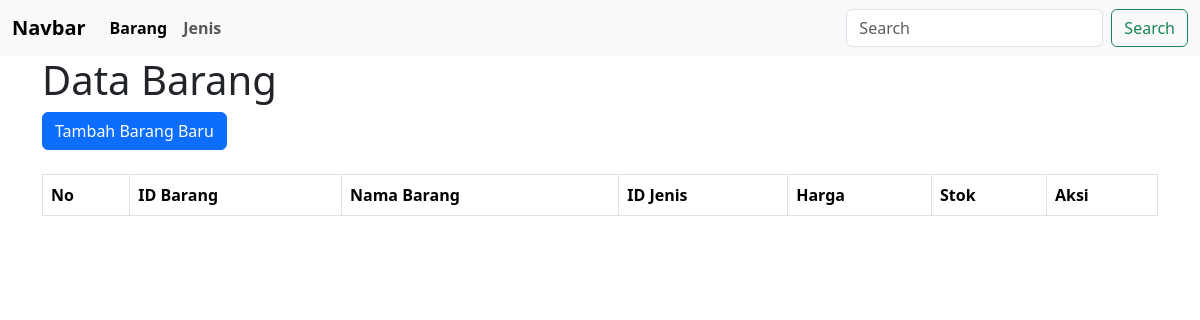
/view/barang/index.php, run on an earlier commit of the app's database.
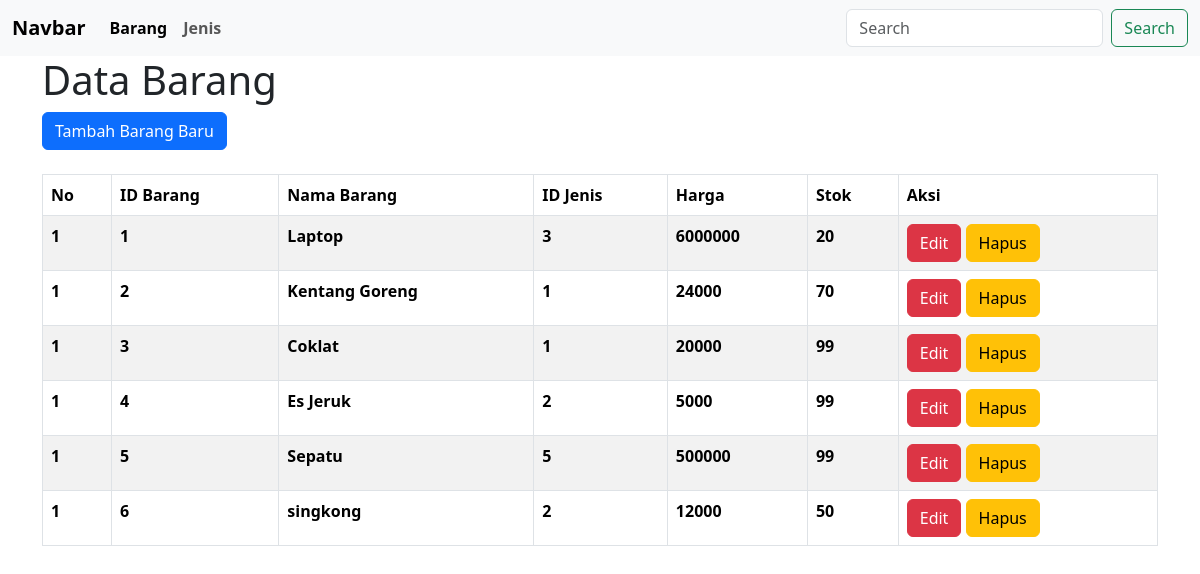
And on a later commit of the database.
### tables this page shows
CREATE TABLE `barang` (
  `id_barang` int NOT NULL,
  `nama_barang` varchar(30) DEFAULT NULL,
  `id_jenis` varchar(30) DEFAULT NULL,
  `harga` int DEFAULT NULL,
  `stok` int DEFAULT NULL
);

### view/barang/index.php (the view, shortened to what this page needs)
<!DOCTYPE html>
<html lang="en">
<b>
    <link rel="stylesheet" href="https://cdn.jsdelivr.net/npm/bootstrap@5.3.3/dist/css/bootstrap.min.css">
</head>
<body>
<nav class="navbar navbar-expand-lg bg-body-tertiary">
  <div class="container-fluid">
    <a class="navbar-brand" href="#">Navbar</a>
    <div class="collapse navbar-collapse" id="navbarSupportedContent">
      <ul class="navbar-nav me-auto mb-2 mb-lg-0">
        <li class="nav-item">
          <a class="nav-link active" aria-current="page" href="../barang/index.php">Barang</a>
        </li>
        <li class="nav-item">
          <a class="nav-link" href="../jenis/index.php">Jenis</a>
        </li>
      </ul>
      <form class="d-flex" role="search">
        <input class="form-control me-2" type="search" placeholder="Search" aria-label="Search">
        <button class="btn btn-outline-success" type="submit">Search</button>
      </form>
  </div>
</nav>
<div class="container">
    <h1>Data Barang</h1>
    <a href="view_tambah.php" class="btn btn-primary">Tambah Barang Baru</a>
    <br></br>
    <table class="table table-bordered table-striped" border="1">
  <thead>
    <tr>
      <th scope="col">No</th>
      <th scope="col">ID Barang</th>
      <th scope="col">Nama Barang</th>
      <th scope="col">ID Jenis</th>
      <th scope="col">Harga</th>
      <th scope="col">Stok</th>
      <th scope="col">Aksi</th>
    </tr>
  </thead>
  <?php
  include '../../config/koneksi.php';
  $query = mysqli_query($conn, "SELECT * FROM barang");
  $no=1;
  if(mysqli_num_rows($query)){
    while ($result=mysqli_fetch_assoc($query)){
      ?>
    <tr>
      <td><?php echo $no;?></td>
      <td><?php echo $result['id_barang'];?></td>
      <td><?php echo $result['nama_barang'];?></td>
      <td><?php echo $result['id_jenis'];?></td>
      <td><?php echo $result['harga'];?></td>
      <td><?php echo $result['stok'];?></td>
      <td>
      <button type="button" class="btn btn-danger">Edit</button>
      <button type="button" class="btn btn-warning">Hapus</button>
      </td>
    </tr>
  <?php
    }
  }
    ?>
</table>
</div>
</body>
</html>

What changed in the data, as far as the page shows it:
added barang: id_barang "1", nama_barang "Laptop", id_jenis "3", harga "6000000", stok "20"
added barang: id_barang "2", nama_barang "Kentang Goreng", id_jenis "1", harga "24000", stok "70"
added barang: id_barang "3", nama_barang "Coklat", id_jenis "1", harga "20000", stok "99"
added barang: id_barang "4", nama_barang "Es Jeruk", id_jenis "2", harga "5000", stok "99"
added barang: id_barang "5", nama_barang "Sepatu", id_jenis "5", harga "500000", stok "99"
added barang: id_barang "6", nama_barang "singkong", id_jenis "2", harga "12000", stok "50"
